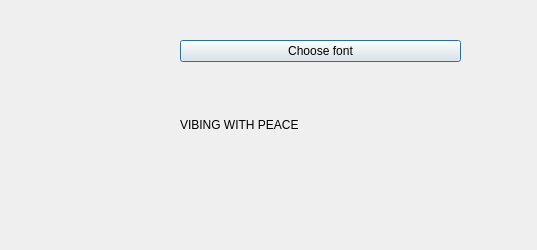
<?xml version="1.0" encoding="UTF-8"?>
<ui version="4.0">
 <class>Dialog</class>
 <widget class="QDialog" name="Dialog">
  <property name="geometry">
   <rect>
    <x>0</x>
    <y>0</y>
    <width>537</width>
    <height>250</height>
   </rect>
  </property>
  <property name="windowTitle">
   <string>Dialog</string>
  </property>
  <widget class="QWidget" name="">
   <property name="geometry">
    <rect>
     <x>180</x>
     <y>40</y>
     <width>281</width>
     <height>141</height>
    </rect>
   </property>
   <layout class="QVBoxLayout" name="verticalLayout">
    <item>
     <widget class="QPushButton" name="pushButton_CHOOSEFONT">
      <property name="text">
       <string>Choose font</string>
      </property>
     </widget>
    </item>
    <item>
     <widget class="QLabel" name="label">
      <property name="text">
       <string>VIBING WITH PEACE</string>
      </property>
      <property name="wordWrap">
       <bool>true</bool>
      </property>
     </widget>
    </item>
   </layout>
  </widget>
 </widget>
 <resources/>
 <connections/>
</ui>
